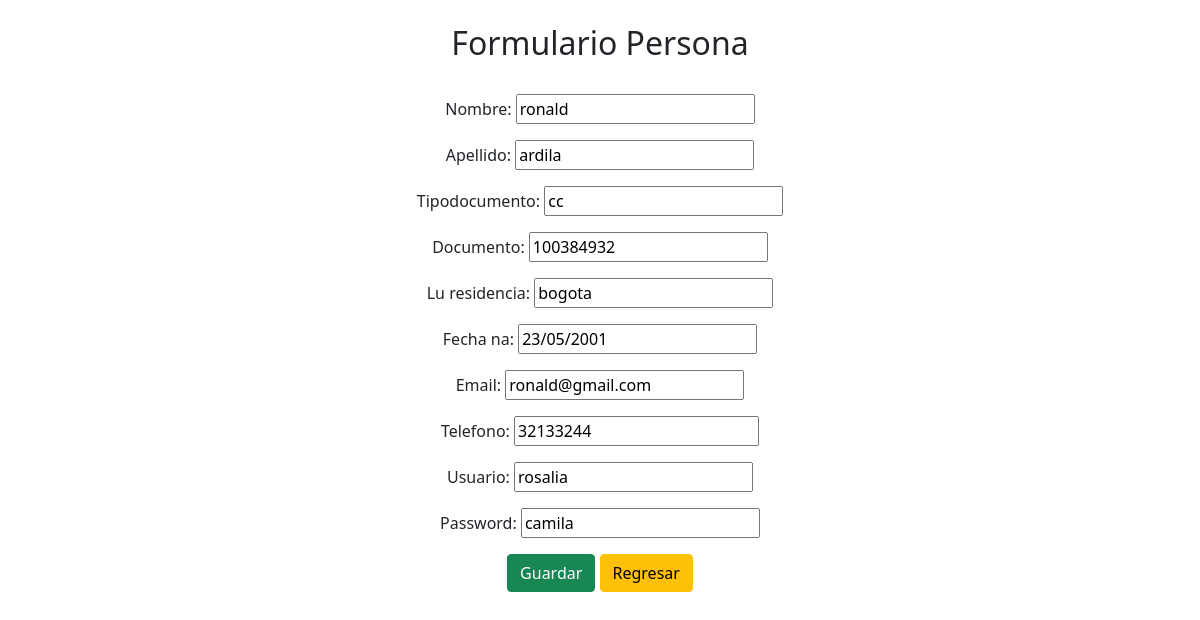
The page /editar_persona/9/ on the database its author committed.
### aplicaciones/principal/models.py (models this page shows, shortened)
class Persona(models.Model):
    id = models.AutoField(primary_key = True)
    nombre = models.CharField(max_length = 60)
    apellido = models.CharField(max_length = 60)
    tipodocumento = models.CharField(max_length = 5)
    documento = models.CharField(max_length = 40)
    lu_residencia = models.CharField(max_length = 50)
    fecha_na = models.CharField(max_length = 40)
    email = models.EmailField(max_length = 80)
    telefono = models.BigIntegerField()
    usuario = models.CharField(max_length = 50)
    password = models.CharField(max_length = 50)

### aplicaciones/principal/views.py (the view, shortened to what this page needs)
# urls.py: path('editar_persona/<int:id>/', editarPersona, name = 'editar_persona'),
def editarPersona(request, id):
    persona = Persona.objects.get(id = id)
    if request.method == 'GET':
        form = PersonaForm(instance = persona)
        contexto = {
            'form':form
        }
    return render(request, 'persona.html', contexto)

### aplicaciones/principal/forms.py
class PersonaForm(forms.ModelForm):
    class Meta:
        model = Persona
        fields = '__all__'

### templates/persona.html (shortened to what this page needs)
{% extends 'index.html' %}
{% block cuerpo%}
<div class="container-fluid text-center">
  <br><h2>Formulario Persona</h2><br>
<form method="POST">
  {{ form.as_p }}
  <button type= "sumbit" class="btn btn-success">Guardar</button>
  <a href="{% url 'index' %}" class="btn btn-warning">Regresar</a></td>
</form>
</div>
{% endblock cuerpo%}

### rows shown on the page
Persona: nombre "ronald", apellido "ardila", tipodocumento "cc", documento "100384932", lu_residencia "bogota", fecha_na "23/05/2001", email "ronald@gmail.com", telefono "32133244", usuario "rosalia", password "camila"
